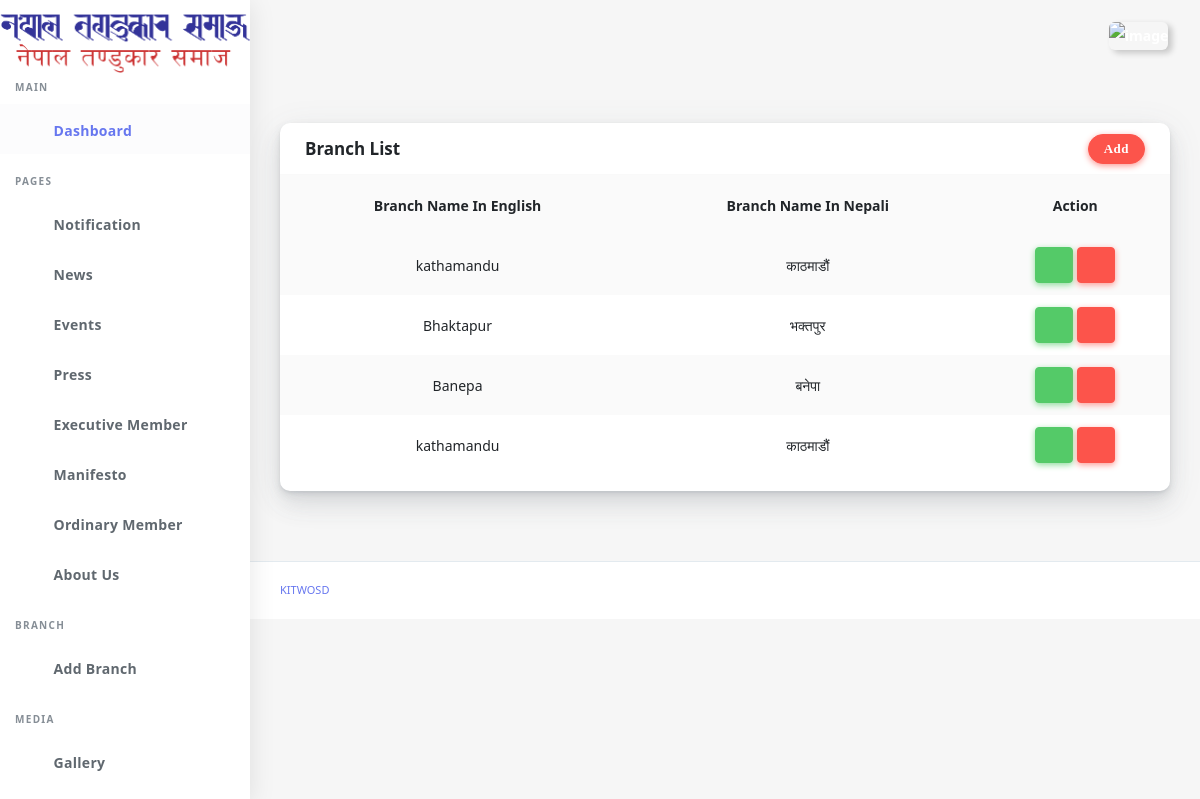
/dashboard/branch-list (signed in), run on the app's committed database.
### app/models.py (models this page shows, shortened)
class Branch(models.Model):
    branch_name_nepali= models.CharField(max_length=150)
    branch_name_english= models.CharField(max_length=150)
    class Meta:
        ordering = ['-id',]

### dashboard/decorators.py (the view)
    def wrapper_fun(request, *args, **kwargs):
        if request.user.is_authenticated:
            return view_fun(request, *args, **kwargs)
        else:
            messages.warning(request,"Login required...")
            return redirect('dashboard:login')

### app/context_processor.py (called while the page is built)
def aboutctg(request):
    about = About.objects.all()
    return{
        'aboutctg':about
    }

def contact(request):
    contact_info = ContactInfo.objects.first()
    return {
        'contact':contact_info
    }

def bankdetails(request):
    bank_details = BankDetails.objects.first()
    return {
        'bank_details':bank_details
    }

def bannarimage(request):
    bannar_image = BannarImage.objects.first()
    return ({
        'bannar_image':bannar_image
    })

def first_video(request):
    video = Video.objects.first()
    return({
        'videos':video
    })

### dashboard/views.py (called while the page is built, shortened)
@login_required
def branchlist(request):
    allbranch = Branch.objects.all()
    return render(request,'dashboard/branch.html',{'branchlist':allbranch})

### dashboard/templates/dashboard/branch.html (shortened to what this page needs)
{% extends 'dashboard/base.html' %}
{% load static %}
{% block content %}
<div class="main-content">
  <section class="section">
    <div class="section-body">
      <div class="row">
        <div class="col-12">
          <div class="card">
            <div class="card-header">
              <h4>Branch List </h4>
              <button type="button" class="btn btn-danger" data-toggle="modal" data-target="#basicModal1001">
                <i class="fas fa-add ">Add</i>
                </button>
            </div>
            <div class="card-body p-0">
              <div class="table-responsive">
                <table class="table table-striped">
                  <tr>
                    <th class="text-center">Branch Name In English </th>
                    <th class="text-center">Branch Name In Nepali </th>
                    <th class="text-center">Action</th>
                  </tr>
                  {% for item in branchlist %}
                  <tr>
                    <td class="text-center">{{item.branch_name_nepali}}</td>
                    <td class="text-center">{{item.branch_name_english}}</td>
                    <td class="text-center">
                      <button type="button" class="btn btn-success" data-toggle="modal" data-target="#basicModal{{item.id}}">
                        <i class="fas fa-pen"></i>
                    </button>
                      <button type="button" class="btn btn-danger" data-toggle="modal" data-target="#deleteModel{{item.id}}">
                        <i class="fas fa-trash "></i>
                    </button>
                    </td>
                  </tr>
                  {% endfor %}
                </table>
              </div>
            </div>
          </div>
        </div>
      </div>
    </div>
  </section>
</div>
{% endblock %}

### data on the page
Branch: branch_name_nepali "kathamandu", branch_name_english "काठमाडौं"
Branch: branch_name_nepali "Bhaktapur", branch_name_english "भक्तपुर"
Branch: branch_name_nepali "Banepa", branch_name_english "बनेपा"
Branch: branch_name_nepali "kathamandu", branch_name_english "काठमाडौं"
